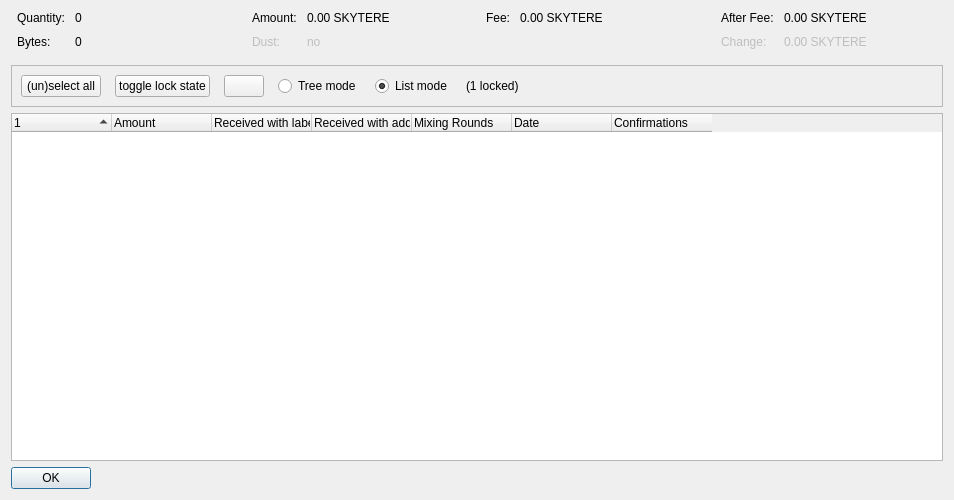
<?xml version="1.0" encoding="UTF-8"?>
<ui version="4.0">
 <class>CoinControlDialog</class>
 <widget class="QDialog" name="CoinControlDialog">
  <property name="geometry">
   <rect>
    <x>0</x>
    <y>0</y>
    <width>954</width>
    <height>500</height>
   </rect>
  </property>
  <property name="windowTitle">
   <string>Coin Selection</string>
  </property>
  <layout class="QVBoxLayout" name="verticalLayout">
   <item>
    <layout class="QHBoxLayout" name="horizontalLayoutTop" stretch="0,0,0,0">
     <property name="topMargin">
      <number>0</number>
     </property>
     <property name="bottomMargin">
      <number>10</number>
     </property>
     <item>
      <layout class="QFormLayout" name="formLayoutCoinControl1">
       <property name="horizontalSpacing">
        <number>10</number>
       </property>
       <property name="verticalSpacing">
        <number>10</number>
       </property>
       <property name="leftMargin">
        <number>6</number>
       </property>
       <property name="rightMargin">
        <number>6</number>
       </property>
       <item row="0" column="0">
        <widget class="QLabel" name="labelCoinControlQuantityText">
         <property name="text">
          <string>Quantity:</string>
         </property>
        </widget>
       </item>
       <item row="0" column="1">
        <widget class="QLabel" name="labelCoinControlQuantity">
         <property name="cursor">
          <cursorShape>IBeamCursor</cursorShape>
         </property>
         <property name="contextMenuPolicy">
          <enum>Qt::ActionsContextMenu</enum>
         </property>
         <property name="text">
          <string notr="true">0</string>
         </property>
         <property name="textInteractionFlags">
          <set>Qt::LinksAccessibleByMouse|Qt::TextSelectableByKeyboard|Qt::TextSelectableByMouse</set>
         </property>
        </widget>
       </item>
       <item row="1" column="0">
        <widget class="QLabel" name="labelCoinControlBytesText">
         <property name="text">
          <string>Bytes:</string>
         </property>
        </widget>
       </item>
       <item row="1" column="1">
        <widget class="QLabel" name="labelCoinControlBytes">
         <property name="cursor">
          <cursorShape>IBeamCursor</cursorShape>
         </property>
         <property name="contextMenuPolicy">
          <enum>Qt::ActionsContextMenu</enum>
         </property>
         <property name="text">
          <string notr="true">0</string>
         </property>
         <property name="textInteractionFlags">
          <set>Qt::LinksAccessibleByMouse|Qt::TextSelectableByKeyboard|Qt::TextSelectableByMouse</set>
         </property>
        </widget>
       </item>
      </layout>
     </item>
     <item>
      <layout class="QFormLayout" name="formLayoutCoinControl2">
       <property name="horizontalSpacing">
        <number>10</number>
       </property>
       <property name="verticalSpacing">
        <number>10</number>
       </property>
       <property name="leftMargin">
        <number>6</number>
       </property>
       <property name="rightMargin">
        <number>6</number>
       </property>
       <item row="0" column="0">
        <widget class="QLabel" name="labelCoinControlAmountText">
         <property name="text">
          <string>Amount:</string>
         </property>
        </widget>
       </item>
       <item row="0" column="1">
        <widget class="QLabel" name="labelCoinControlAmount">
         <property name="cursor">
          <cursorShape>IBeamCursor</cursorShape>
         </property>
         <property name="contextMenuPolicy">
          <enum>Qt::ActionsContextMenu</enum>
         </property>
         <property name="text">
          <string notr="true">0.00 SKYTERE</string>
         </property>
         <property name="textInteractionFlags">
          <set>Qt::LinksAccessibleByMouse|Qt::TextSelectableByKeyboard|Qt::TextSelectableByMouse</set>
         </property>
        </widget>
       </item>
       <item row="1" column="0">
        <widget class="QLabel" name="labelCoinControlLowOutputText">
         <property name="enabled">
          <bool>false</bool>
         </property>
         <property name="text">
          <string>Dust:</string>
         </property>
        </widget>
       </item>
       <item row="1" column="1">
        <widget class="QLabel" name="labelCoinControlLowOutput">
         <property name="enabled">
          <bool>false</bool>
         </property>
         <property name="cursor">
          <cursorShape>IBeamCursor</cursorShape>
         </property>
         <property name="contextMenuPolicy">
          <enum>Qt::ActionsContextMenu</enum>
         </property>
         <property name="text">
          <string notr="true">no</string>
         </property>
         <property name="textInteractionFlags">
          <set>Qt::LinksAccessibleByMouse|Qt::TextSelectableByKeyboard|Qt::TextSelectableByMouse</set>
         </property>
        </widget>
       </item>
      </layout>
     </item>
     <item>
      <layout class="QFormLayout" name="formLayoutCoinControl3">
       <property name="horizontalSpacing">
        <number>10</number>
       </property>
       <property name="verticalSpacing">
        <number>10</number>
       </property>
       <property name="leftMargin">
        <number>6</number>
       </property>
       <property name="rightMargin">
        <number>6</number>
       </property>
       <item row="0" column="0">
        <widget class="QLabel" name="labelCoinControlFeeText">
         <property name="text">
          <string>Fee:</string>
         </property>
        </widget>
       </item>
       <item row="0" column="1">
        <widget class="QLabel" name="labelCoinControlFee">
         <property name="cursor">
          <cursorShape>IBeamCursor</cursorShape>
         </property>
         <property name="contextMenuPolicy">
          <enum>Qt::ActionsContextMenu</enum>
         </property>
         <property name="text">
          <string notr="true">0.00 SKYTERE</string>
         </property>
         <property name="textInteractionFlags">
          <set>Qt::LinksAccessibleByMouse|Qt::TextSelectableByKeyboard|Qt::TextSelectableByMouse</set>
         </property>
        </widget>
       </item>
      </layout>
     </item>
     <item>
      <layout class="QFormLayout" name="formLayoutCoinControl4">
       <property name="horizontalSpacing">
        <number>10</number>
       </property>
       <property name="verticalSpacing">
        <number>10</number>
       </property>
       <property name="leftMargin">
        <number>6</number>
       </property>
       <property name="rightMargin">
        <number>6</number>
       </property>
       <item row="0" column="0">
        <widget class="QLabel" name="labelCoinControlAfterFeeText">
         <property name="text">
          <string>After Fee:</string>
         </property>
        </widget>
       </item>
       <item row="0" column="1">
        <widget class="QLabel" name="labelCoinControlAfterFee">
         <property name="cursor">
          <cursorShape>IBeamCursor</cursorShape>
         </property>
         <property name="contextMenuPolicy">
          <enum>Qt::ActionsContextMenu</enum>
         </property>
         <property name="text">
          <string notr="true">0.00 SKYTERE</string>
         </property>
         <property name="textInteractionFlags">
          <set>Qt::LinksAccessibleByMouse|Qt::TextSelectableByKeyboard|Qt::TextSelectableByMouse</set>
         </property>
        </widget>
       </item>
       <item row="1" column="0">
        <widget class="QLabel" name="labelCoinControlChangeText">
         <property name="enabled">
          <bool>false</bool>
         </property>
         <property name="text">
          <string>Change:</string>
         </property>
        </widget>
       </item>
       <item row="1" column="1">
        <widget class="QLabel" name="labelCoinControlChange">
         <property name="enabled">
          <bool>false</bool>
         </property>
         <property name="cursor">
          <cursorShape>IBeamCursor</cursorShape>
         </property>
         <property name="contextMenuPolicy">
          <enum>Qt::ActionsContextMenu</enum>
         </property>
         <property name="text">
          <string notr="true">0.00 SKYTERE</string>
         </property>
         <property name="textInteractionFlags">
          <set>Qt::LinksAccessibleByMouse|Qt::TextSelectableByKeyboard|Qt::TextSelectableByMouse</set>
         </property>
        </widget>
       </item>
      </layout>
     </item>
    </layout>
   </item>
   <item>
    <widget class="QFrame" name="frame">
     <property name="minimumSize">
      <size>
       <width>0</width>
       <height>40</height>
      </size>
     </property>
     <property name="frameShape">
      <enum>QFrame::StyledPanel</enum>
     </property>
     <property name="frameShadow">
      <enum>QFrame::Sunken</enum>
     </property>
     <layout class="QHBoxLayout" name="horizontalLayout">
      <item>
       <layout class="QHBoxLayout" name="horizontalLayoutPanel" stretch="0,0,0,0,0,0,0">
        <property name="spacing">
         <number>14</number>
        </property>
        <item>
         <widget class="QPushButton" name="pushButtonSelectAll">
          <property name="sizePolicy">
           <sizepolicy hsizetype="Maximum" vsizetype="Fixed">
            <horstretch>0</horstretch>
            <verstretch>0</verstretch>
           </sizepolicy>
          </property>
          <property name="text">
           <string>(un)select all</string>
          </property>
          <property name="autoDefault">
           <bool>false</bool>
          </property>
         </widget>
        </item>
        <item>
         <widget class="QPushButton" name="pushButtonToggleLock">
          <property name="sizePolicy">
           <sizepolicy hsizetype="Maximum" vsizetype="Fixed">
            <horstretch>0</horstretch>
            <verstretch>0</verstretch>
           </sizepolicy>
          </property>
          <property name="text">
           <string>toggle lock state</string>
          </property>
          <property name="autoDefault">
           <bool>false</bool>
          </property>
         </widget>
        </item>
        <item>
         <widget class="QPushButton" name="hideButton">
          <property name="sizePolicy">
           <sizepolicy hsizetype="Maximum" vsizetype="Fixed">
            <horstretch>0</horstretch>
            <verstretch>0</verstretch>
           </sizepolicy>
          </property>
          <property name="text">
           <string/>
          </property>
          <property name="autoDefault">
           <bool>false</bool>
          </property>
         </widget>
        </item>
        <item>
         <widget class="QRadioButton" name="radioTreeMode">
          <property name="sizePolicy">
           <sizepolicy hsizetype="Maximum" vsizetype="Fixed">
            <horstretch>0</horstretch>
            <verstretch>0</verstretch>
           </sizepolicy>
          </property>
          <property name="text">
           <string>Tree mode</string>
          </property>
         </widget>
        </item>
        <item>
         <widget class="QRadioButton" name="radioListMode">
          <property name="sizePolicy">
           <sizepolicy hsizetype="Maximum" vsizetype="Fixed">
            <horstretch>0</horstretch>
            <verstretch>0</verstretch>
           </sizepolicy>
          </property>
          <property name="text">
           <string>List mode</string>
          </property>
          <property name="checked">
           <bool>true</bool>
          </property>
         </widget>
        </item>
        <item>
         <widget class="QLabel" name="labelLocked">
          <property name="text">
           <string>(1 locked)</string>
          </property>
         </widget>
        </item>
        <item>
         <spacer name="horizontalSpacer">
          <property name="orientation">
           <enum>Qt::Horizontal</enum>
          </property>
          <property name="sizeHint" stdset="0">
           <size>
            <width>40</width>
            <height>20</height>
           </size>
          </property>
         </spacer>
        </item>
       </layout>
      </item>
     </layout>
    </widget>
   </item>
   <item>
    <widget class="CoinControlTreeWidget" name="treeWidget">
     <property name="contextMenuPolicy">
      <enum>Qt::CustomContextMenu</enum>
     </property>
     <property name="sortingEnabled">
      <bool>false</bool>
     </property>
     <property name="columnCount">
      <number>7</number>
     </property>
     <attribute name="headerShowSortIndicator" stdset="0">
      <bool>true</bool>
     </attribute>
     <attribute name="headerStretchLastSection">
      <bool>false</bool>
     </attribute>
     <column>
      <property name="text">
       <string/>
      </property>
     </column>
     <column>
      <property name="text">
       <string>Amount</string>
      </property>
     </column>
     <column>
      <property name="text">
       <string>Received with label</string>
      </property>
     </column>
     <column>
      <property name="text">
       <string>Received with address</string>
      </property>
     </column>
     <column>
      <property name="text">
       <string>Mixing Rounds</string>
      </property>
     </column>
     <column>
      <property name="text">
       <string>Date</string>
      </property>
     </column>
     <column>
      <property name="text">
       <string>Confirmations</string>
      </property>
      <property name="toolTip">
       <string>Confirmed</string>
      </property>
     </column>
    </widget>
   </item>
   <item>
    <widget class="QDialogButtonBox" name="buttonBox">
     <property name="sizePolicy">
      <sizepolicy hsizetype="Maximum" vsizetype="Fixed">
       <horstretch>0</horstretch>
       <verstretch>0</verstretch>
      </sizepolicy>
     </property>
     <property name="orientation">
      <enum>Qt::Horizontal</enum>
     </property>
     <property name="standardButtons">
      <set>QDialogButtonBox::Ok</set>
     </property>
    </widget>
   </item>
  </layout>
 </widget>
 <customwidgets>
  <customwidget>
   <class>CoinControlTreeWidget</class>
   <extends>QTreeWidget</extends>
   <header>qt/coincontroltreewidget.h</header>
  </customwidget>
 </customwidgets>
 <resources/>
 <connections/>
</ui>
